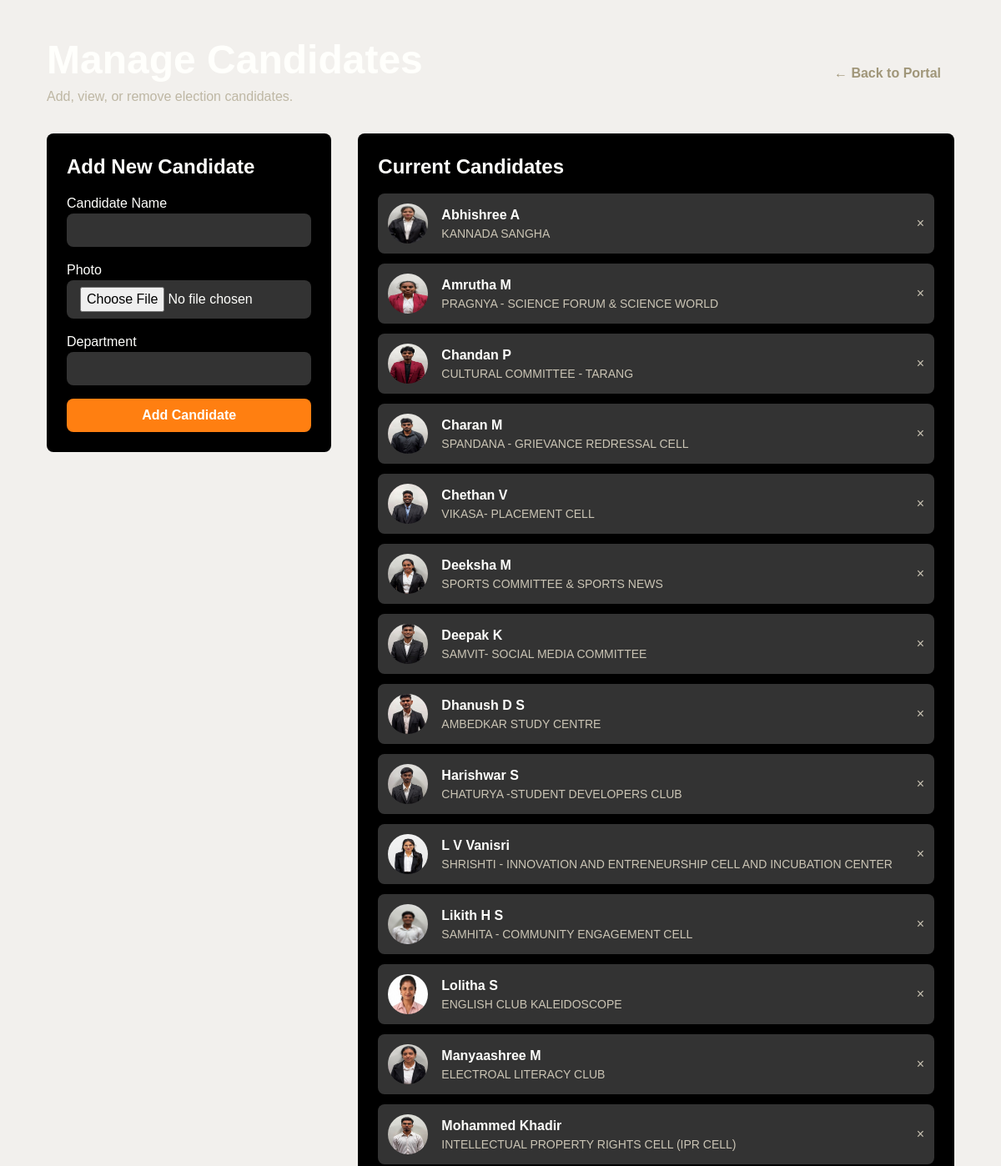
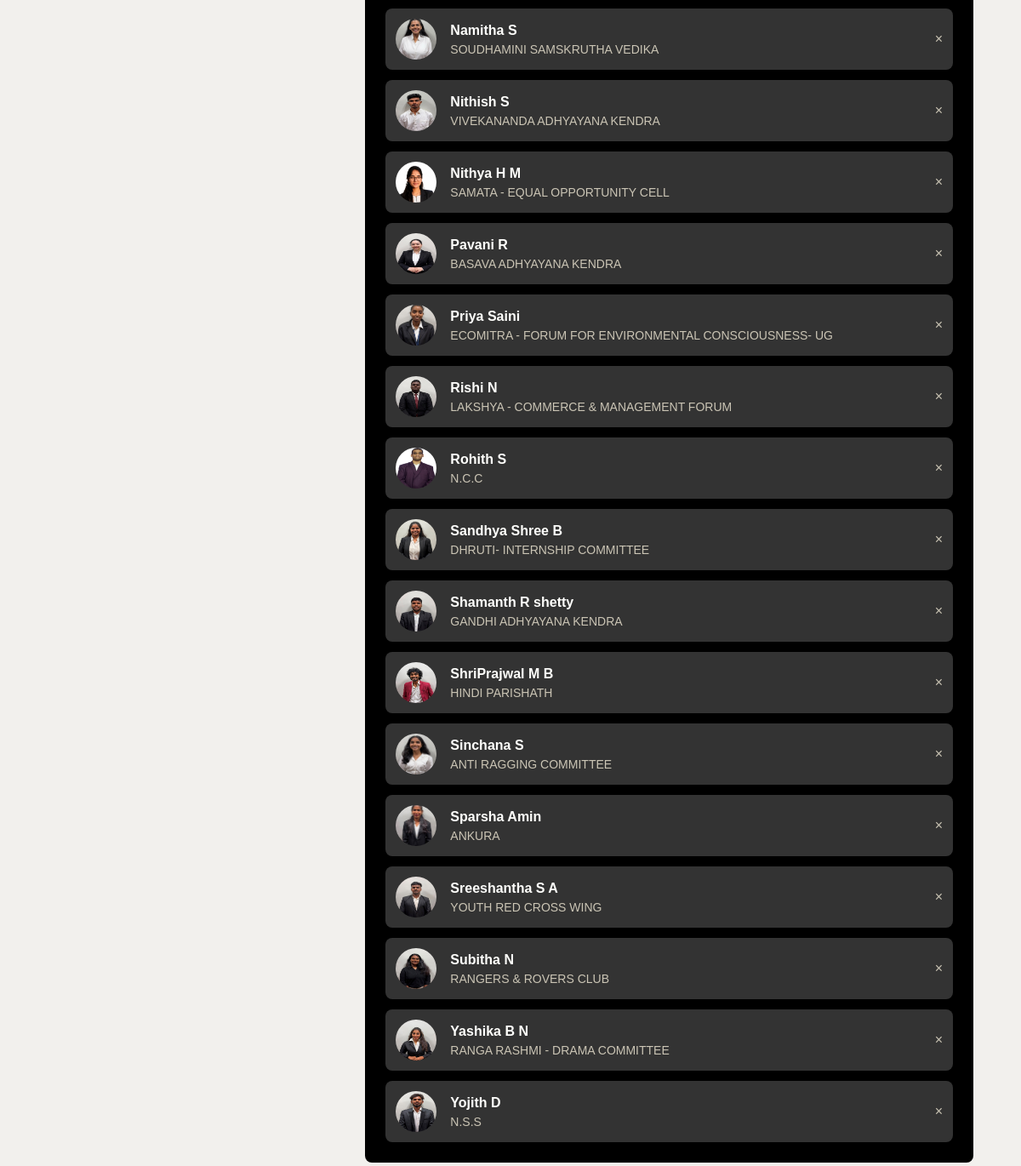
The app's page /officer/manage-candidates/ (signed in) with its own data (2 pictures, top to bottom).
### core/models.py (models this page shows, shortened)
class Candidate(models.Model):
    university = models.ForeignKey(University, on_delete=models.CASCADE, related_name='candidates')
    name = models.CharField(max_length=200)
    photo_url = models.ImageField(upload_to='candidates/', max_length=500)
    forum = models.CharField(max_length=200)
    vote_count = models.PositiveIntegerField(default=0)
    class Meta:
        ordering = ['-vote_count', 'name']
        unique_together = ('university', 'forum')

### core/views.py (the view)
# urls.py: path('officer/manage-candidates/', views.manage_candidates_view, name='manage_candidates'), # <-- ADD
@login_required(login_url='officer_login')
@user_passes_test(is_superuser, login_url='officer_login')
def manage_candidates_view(request):
    university = get_current_university(request)
    candidates = Candidate.objects.filter(university=university).order_by('name')
    form = CandidateForm()
    context = {
        'candidates': candidates,
        'form': form
    }
    return render(request, 'manage_candidates.html', context)

### core/forms.py
class CandidateForm(forms.ModelForm):
    class Meta:
        model = Candidate
        fields = ['name', 'photo_url', 'forum']
        widgets = {
            'name': forms.TextInput(attrs={'class': 'w-full px-4 py-2 bg-black-600 rounded-lg focus:ring-orange_wheel'}),
            'photo_url': forms.ClearableFileInput(attrs={'class': 'w-full px-4 py-2 bg-black-600 rounded-lg focus:ring-orange_wheel'}),
            'forum': forms.TextInput(attrs={'class': 'w-full px-4 py-2 bg-black-600 rounded-lg focus:ring-orange_wheel'}),
        }
        labels = {
            'forum': 'Department',
        }

### core/views.py (called while the page is built)
def is_superuser(user):
    return user.is_superuser

def get_current_university(request):
    if request.user.is_authenticated:
        try:
            profile = Profile.objects.select_related('university').get(user=request.user)
            return profile.university
        except Profile.DoesNotExist:
            pass
    return University.objects.first()

### templates/manage_candidates.html (shortened to what this page needs)
{% extends 'base.html' %}
{% block content %}
<div class="w-full max-w-6xl mx-auto p-4 md:p-8">
    <div class="flex justify-between items-center mb-8">
        <div>
            <h1 class="text-3xl md:text-5xl font-semibold text-baby_powder">Manage Candidates</h1>
            <p class="text-khaki mt-2">Add, view, or remove election candidates.</p>
        </div>
        <a href="{% url 'officer_portal' %}" class="py-2 px-4 rounded-lg text-khaki-400 font-semibold hover:bg-black-500 hover:text-baby_powder transition-colors">
            &larr; Back to Portal
        </a>
    </div>
    <div class="grid grid-cols-1 lg:grid-cols-3 gap-8">
        <div class="lg:col-span-1 bg-black-500 rounded-lg p-6 h-fit">
            <h2 class="text-2xl font-semibold text-baby_powder mb-4">Add New Candidate</h2>
            <form action="{% url 'add_candidate' %}" method="post" enctype="multipart/form-data" class="space-y-4 text-baby_powder">
                <div>
                    <label for="{{ form.name.id_for_label }}">Candidate Name</label>
                    {{ form.name }}
                </div>
                <div>
                    <label for="{{ form.photo_url.id_for_label }}">Photo</label>
                    {{ form.photo_url }}
                </div>
                <div>
                    <label for="{{ form.forum.id_for_label }}">Department</label>
                    {{ form.forum }}
                </div>
                <button type="submit" class="w-full mt-4 py-2 px-4 bg-orange_wheel hover:bg-coquelicot rounded-lg text-baby_powder font-semibold">
                    Add Candidate
                </button>
            </form>
        </div>
        <div class="lg:col-span-2 bg-black-500 rounded-lg p-6">
            <h2 class="text-2xl font-semibold text-baby_powder mb-4">Current Candidates</h2>
            <div class="space-y-3">
                {% for candidate in candidates %}
                <div class="flex items-center bg-black-600 p-3 rounded-lg">
                    <img src="{{ candidate.photo_url.url }}" class="w-12 h-12 rounded-full object-cover mr-4">
                    <div class="flex-grow">
                        <p class="font-semibold text-baby_powder">{{ candidate.name }}</p>
                        <p class="text-sm text-khaki-600">{{ candidate.forum }}</p>
                    </div>
                    <form action="{% url 'delete_candidate' candidate.pk %}" method="post" onsubmit="return confirm('Are you sure you want to delete this candidate?');">
                        <button type="submit" class="text-khaki-600 hover:text-red-500">&times;</button>
                    </form>
                </div>
                {% empty %}
                <p class="text-khaki-600">No candidates have been added yet.</p>
                {% endfor %}
            </div>
        </div>
    </div>
</div>
{% endblock %}

### templates/base.html (style rules this page uses)
body { font-family: 'Clash Display', sans-serif; }

### records on screen
Candidate: photo_url (picture), name "Abhishree A", forum "KANNADA SANGHA"
Candidate: photo_url (picture), name "Amrutha M", forum "PRAGNYA - SCIENCE FORUM & SCIENCE WORLD"
Candidate: photo_url (picture), name "Chandan P", forum "CULTURAL COMMITTEE - TARANG"
Candidate: photo_url (picture), name "Charan M", forum "SPANDANA - GRIEVANCE REDRESSAL CELL"
Candidate: photo_url (picture), name "Chethan V", forum "VIKASA- PLACEMENT CELL"
Candidate: photo_url (picture), name "Deeksha M", forum "SPORTS COMMITTEE & SPORTS NEWS"
Candidate: photo_url (picture), name "Deepak K", forum "SAMVIT- SOCIAL MEDIA COMMITTEE"
Candidate: photo_url (picture), name "Dhanush D S", forum "AMBEDKAR STUDY CENTRE"
Candidate: photo_url (picture), name "Harishwar S", forum "CHATURYA -STUDENT DEVELOPERS CLUB"
Candidate: photo_url (picture), name "L V Vanisri", forum "SHRISHTI - INNOVATION AND ENTRENEURSHIP CELL AND INCUBATION CENTER"
Candidate: photo_url (picture), name "Likith H S", forum "SAMHITA - COMMUNITY ENGAGEMENT CELL"
Candidate: photo_url (picture), name "Lolitha S", forum "ENGLISH CLUB KALEIDOSCOPE"
Candidate: photo_url (picture), name "Manyaashree M", forum "ELECTROAL LITERACY CLUB"
Candidate: photo_url (picture), name "Mohammed Khadir", forum "INTELLECTUAL PROPERTY RIGHTS CELL (IPR CELL)"
Candidate: photo_url (picture), name "Namitha S", forum "SOUDHAMINI SAMSKRUTHA VEDIKA"
Candidate: photo_url (picture), name "Nithish S", forum "VIVEKANANDA ADHYAYANA KENDRA"
Candidate: photo_url (picture), name "Nithya H M", forum "SAMATA - EQUAL OPPORTUNITY CELL"
Candidate: photo_url (picture), name "Pavani R", forum "BASAVA ADHYAYANA KENDRA"
Candidate: photo_url (picture), name "Priya Saini", forum "ECOMITRA - FORUM FOR ENVIRONMENTAL CONSCIOUSNESS- UG"
Candidate: photo_url (picture), name "Rishi N", forum "LAKSHYA - COMMERCE & MANAGEMENT FORUM"
Candidate: photo_url (picture), name "Rohith S", forum "N.C.C"
Candidate: photo_url (picture), name "Sandhya Shree B", forum "DHRUTI- INTERNSHIP COMMITTEE"
Candidate: photo_url (picture), name "Shamanth R shetty", forum "GANDHI ADHYAYANA KENDRA"
Candidate: photo_url (picture), name "ShriPrajwal M B", forum "HINDI PARISHATH"
Candidate: photo_url (picture), name "Sinchana S", forum "ANTI RAGGING COMMITTEE"
Candidate: photo_url (picture), name "Sparsha Amin", forum "ANKURA"
Candidate: photo_url (picture), name "Sreeshantha S A", forum "YOUTH RED CROSS WING"
Candidate: photo_url (picture), name "Subitha N", forum "RANGERS & ROVERS CLUB"
Candidate: photo_url (picture), name "Yashika B N", forum "RANGA RASHMI - DRAMA COMMITTEE"
Candidate: photo_url (picture), name "Yojith D", forum "N.S.S"
